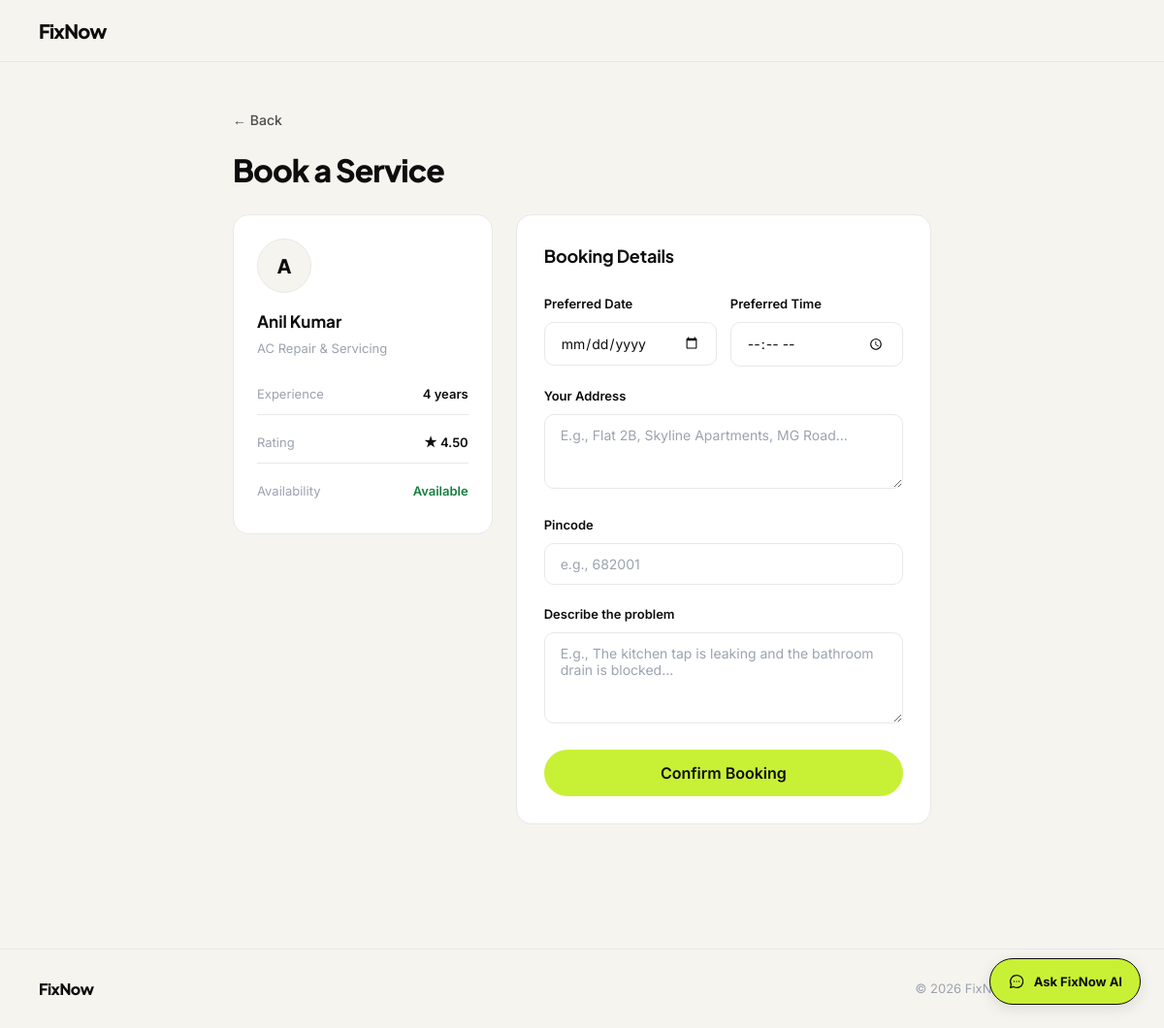
/book/8/ (signed in), run on the app's committed database.
### fixnow_app/models.py (models this page shows, shortened)
class ProviderProfile(models.Model):
    STATUS_CHOICES = (
        ('pending', 'Pending'),
        ('approved', 'Approved'),
        ('rejected', 'Rejected'),
        ('suspended', 'Suspended'),
    )
    user = models.OneToOneField(CustomUser, on_delete=models.CASCADE, related_name='provider_profile')
    category = models.ForeignKey(ServiceCategory, on_delete=models.SET_NULL, null=True, blank=True, related_name='providers')
    custom_category_request = models.CharField(max_length=200, blank=True, null=True)
    bio = models.TextField(blank=True)
    experience_years = models.IntegerField(default=0)
    profile_photo = models.ImageField(upload_to='provider_photos/', blank=True, null=True)
    id_proof = models.FileField(upload_to='id_proofs/', blank=True, null=True)
    service_pincodes = models.ManyToManyField(ServicePincode, blank=True, related_name='providers')
    is_available = models.BooleanField(default=True)
    avg_rating = models.DecimalField(max_digits=3, decimal_places=2, default=0.00)
    status = models.CharField(max_length=20, choices=STATUS_CHOICES, default='pending')
    created_at = models.DateTimeField(auto_now_add=True)
    updated_at = models.DateTimeField(auto_now=True)

class CustomUser(AbstractUser):
    USER_TYPE_CHOICES = (
        ('customer', 'Customer'),
        ('provider', 'Provider'),
    )
    username = None
    email = models.EmailField(unique=True)
    phone = models.CharField(max_length=20, blank=True, null=True)
    user_type = models.CharField(max_length=20, choices=USER_TYPE_CHOICES, blank=True, null=True)
    created_at = models.DateTimeField(auto_now_add=True)
    updated_at = models.DateTimeField(auto_now=True)
    USERNAME_FIELD = 'email'
    REQUIRED_FIELDS = []
    objects = CustomUserManager()

class ServiceCategory(models.Model):
    name = models.CharField(max_length=100)
    slug = models.SlugField(unique=True)
    icon = models.ImageField(upload_to='category_icons/', blank=True, null=True)
    description = models.TextField(blank=True)
    is_active = models.BooleanField(default=True)
    created_at = models.DateTimeField(auto_now_add=True)
    class Meta:
        verbose_name_plural = 'Service Categories'
        ordering = ['name']

### fixnow_app/views/auth_views.py (the view, shortened to what this page needs)
# urls.py: path('book/<int:provider_id>/', views.book_provider, name='book_provider'),
@login_required(login_url='user_login')
def book_provider(request, provider_id):
    from ..models import ProviderProfile, Booking, BookingStatusLog, Notification
    provider = get_object_or_404(
        ProviderProfile,
        id=provider_id,
        status='approved',
        is_available=True,
    )
    if request.user.user_type != 'customer':
        return redirect('user_login')
    return render(request, 'frontend/booking_form.html', {
        'provider': provider,
        'today': timezone.localdate(),
        'form': BookingForm(provider=provider),
    })

### fixnow_app/forms.py (shortened to what this page needs)
class BookingForm(forms.Form):
    scheduled_date = forms.DateField(input_formats=['%Y-%m-%d'])
    scheduled_time = forms.TimeField(input_formats=['%H:%M', '%H:%M:%S'])
    address = forms.CharField(strip=True, max_length=2000)
    pincode = forms.CharField(strip=True, max_length=10)
    description = forms.CharField(strip=True, max_length=5000)
    def __init__(self, *args, provider=None, **kwargs):
        self.provider = provider
        super().__init__(*args, **kwargs)

### templates/frontend/booking_form.html (shortened to what this page needs)
{% load static %}
<!DOCTYPE html>
<html lang="en">
<head>
    <link rel="stylesheet" href="{% static 'css/fixnow.css' %}">
</head>
<body>
<nav class="fn-navbar">
    <a href="{% url 'home' %}" class="fn-navbar__logo">FixNow</a>
</nav>
<div class="booking-wrap">
    <a href="javascript:history.back()" class="fn-back">← Back</a>
    <h1 class="fn-display fn-display-sm" style="margin-bottom:28px;">Book a Service</h1>
    <div class="booking-grid">
        <div class="provider-summary">
            <div class="provider-avatar">{{ provider.user.get_full_name|first|upper }}</div>
            <div class="provider-sname">{{ provider.user.get_full_name }}</div>
            <div class="provider-scat">{{ provider.category.name }}</div>
            <div class="provider-smeta">
                <div class="provider-smeta-row">
                    <span class="provider-smeta-label">Experience</span>
                    <span class="provider-smeta-val">{{ provider.experience_years }} years</span>
                </div>
                <div class="provider-smeta-row">
                    <span class="provider-smeta-label">Rating</span>
                    <span class="provider-smeta-val">★ {{ provider.avg_rating|default:"New" }}</span>
                </div>
                <div class="provider-smeta-row">
                    <span class="provider-smeta-label">Availability</span>
                    <span class="provider-smeta-val" style="color:#15803d;">Available</span>
                </div>
            </div>
        </div>
        <div class="form-card">
            <div class="form-card-title">Booking Details</div>
            <form method="POST">
                <div class="two-col">
                    <div class="fn-field">
                        <label class="fn-label">Preferred Date</label>
                        <input type="date" name="scheduled_date" class="fn-input" required min="{{ today }}"/>
                    </div>
                    <div class="fn-field">
                        <label class="fn-label">Preferred Time</label>
                        <input type="time" name="scheduled_time" class="fn-input" required/>
                    </div>
                </div>
                <div class="fn-field">
                    <label class="fn-label">Your Address</label>
                    <textarea name="address" class="fn-input" rows="3" placeholder="E.g., Flat 2B, Skyline Apartments, MG Road..." required></textarea>
                </div>
                <div class="fn-field">
                    <label class="fn-label">Pincode</label>
                    <input type="text" name="pincode" class="fn-input" placeholder="e.g., 682001" required maxlength="10"/>
                </div>
                <div class="fn-field">
                    <label class="fn-label">Describe the problem</label>
                    <textarea name="description" class="fn-input" rows="4" placeholder="E.g., The kitchen tap is leaking and the bathroom drain is blocked..." required></textarea>
                </div>
                <button type="submit" class="fn-btn fn-btn-primary fn-btn-full fn-btn-lg">Confirm Booking</button>
            </form>
        </div>
    </div>
</div>
<footer class="fn-footer">
    <span class="fn-footer__logo">FixNow</span>
    <span class="fn-footer__copy">© 2026 FixNow · Built by <a href="https://abhijithp.vercel.app/" target="_blank" rel="noopener">Abhijith P</a></span>
</footer>
{% if request.user.is_authenticated and request.user.user_type == 'customer' %}
    {% include "frontend/ai_chat_widget.html" %}
{% endif %}
</body>
</html>

### static/css/fixnow.css (style rules this page uses)
:root { --fn-bg: #f5f4ef; --fn-bg-card: #ffffff; --fn-border: #e8e8e8; --fn-text-1: #0d0d0d; --fn-text-2: #4b4b4b; --fn-text-3: #9ca3af; --fn-accent: #c8f135; --fn-accent-dark: #a8cc1a; --fn-red: #ef4444; --fn-font-head: 'Plus Jakarta Sans', sans-serif; --fn-font-body: 'Inter', sans-serif; --fn-radius-card: 16px; --fn-radius-btn: 50px; --fn-shadow-card: 0 1px 3px rgba(0,0,0,0.06); --fn-shadow-action: 0 4px 16px rgba(0,0,0,0.10); --fn-max-width: 1100px; --fn-pad-section: 100px; --fn-pad-mobile: 40px; }
*, *::before, *::after { box-sizing: border-box; margin: 0; padding: 0; }
html { scroll-behavior: smooth; }
body { font-family: var(--fn-font-body); background: var(--fn-bg); color: var(--fn-text-1); font-size: 15px; line-height: 1.6; -webkit-font-smoothing: antialiased; }
a { color: inherit; text-decoration: none; }
button { cursor: pointer; font-family: inherit; }
.fn-display { font-family: var(--fn-font-head); font-weight: 800; line-height: 1.05; letter-spacing: -0.03em; color: var(--fn-text-1); }
.fn-display-sm { font-size: clamp(22px, 3vw, 32px); }
.fn-navbar { position: sticky; top: 0; z-index: 100; background: var(--fn-bg); border-bottom: 1px solid var(--fn-border); padding: 0 40px; height: 64px; display: flex; align-items: center; justify-content: space-between; }
.fn-navbar__logo { font-family: var(--fn-font-head); font-size: 20px; font-weight: 800; letter-spacing: -0.04em; color: var(--fn-text-1); text-decoration: none; }
.fn-btn { display: inline-flex; align-items: center; justify-content: center; gap: 8px; padding: 12px 28px; border-radius: var(--fn-radius-btn); font-family: var(--fn-font-body); font-size: 14px; font-weight: 600; border: none; cursor: pointer; text-decoration: none; transition: all 0.2s; white-space: nowrap; line-height: 1; }
.fn-btn-primary { background: var(--fn-accent); color: var(--fn-text-1); }
.fn-btn-lg { padding: 16px 36px; font-size: 16px; }
.fn-btn-full { width: 100%; }
.fn-field { margin-bottom: 20px; }
.fn-label { display: block; font-size: 13px; font-weight: 600; color: var(--fn-text-1); margin-bottom: 8px; font-family: var(--fn-font-body); }
.fn-input { width: 100%; padding: 12px 16px; border: 1.5px solid var(--fn-border); border-radius: 10px; font-family: var(--fn-font-body); font-size: 14px; color: var(--fn-text-1); background: var(--fn-bg-card); transition: border-color 0.2s, box-shadow 0.2s; box-sizing: border-box; }
.fn-input::placeholder { color: var(--fn-text-3); }
textarea.fn-input { resize: vertical; }
.fn-back { display: inline-flex; align-items: center; gap: 8px; font-size: 14px; font-weight: 500; color: var(--fn-text-2); text-decoration: none; margin-bottom: 24px; transition: color 0.2s; }
.fn-footer { border-top: 1px solid var(--fn-border); padding: 28px 40px; display: flex; justify-content: space-between; align-items: center; background: var(--fn-bg); margin-top: auto; }
.fn-footer__logo { font-family: var(--fn-font-head); font-size: 16px; font-weight: 800; letter-spacing: -0.03em; color: var(--fn-text-1); }
.fn-footer__copy { font-size: 13px; color: var(--fn-text-3); }
.fn-footer__copy a { color: var(--fn-text-2); font-weight: 500; text-decoration: underline; text-decoration-color: var(--fn-border); text-underline-offset: 3px; transition: color 0.2s; }

### data on the page
ProviderProfile: user.get_full_name|first "A", user.get_full_name "Anil Kumar", category.name "AC Repair & Servicing", experience_years "4", avg_rating "4.50"
